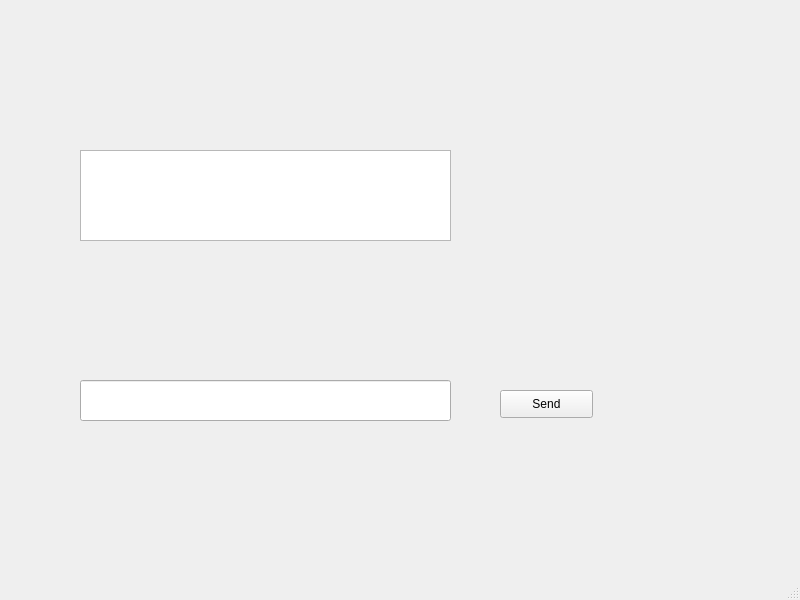
<?xml version="1.0" encoding="UTF-8"?>
<ui version="4.0">
 <class>MainWindow</class>
 <widget class="QMainWindow" name="MainWindow">
  <property name="geometry">
   <rect>
    <x>0</x>
    <y>0</y>
    <width>800</width>
    <height>600</height>
   </rect>
  </property>
  <property name="windowTitle">
   <string>MainWindow</string>
  </property>
  <widget class="QWidget" name="centralwidget">
   <widget class="QTextEdit" name="chatBox">
    <property name="geometry">
     <rect>
      <x>80</x>
      <y>150</y>
      <width>371</width>
      <height>91</height>
     </rect>
    </property>
   </widget>
   <widget class="QLineEdit" name="messageEdit">
    <property name="geometry">
     <rect>
      <x>80</x>
      <y>380</y>
      <width>371</width>
      <height>41</height>
     </rect>
    </property>
   </widget>
   <widget class="QPushButton" name="sendButton">
    <property name="geometry">
     <rect>
      <x>500</x>
      <y>390</y>
      <width>93</width>
      <height>28</height>
     </rect>
    </property>
    <property name="text">
     <string>Send</string>
    </property>
   </widget>
  </widget>
  <widget class="QMenuBar" name="menubar">
   <property name="geometry">
    <rect>
     <x>0</x>
     <y>0</y>
     <width>800</width>
     <height>26</height>
    </rect>
   </property>
  </widget>
  <widget class="QStatusBar" name="statusbar"/>
 </widget>
 <resources/>
 <connections/>
</ui>
